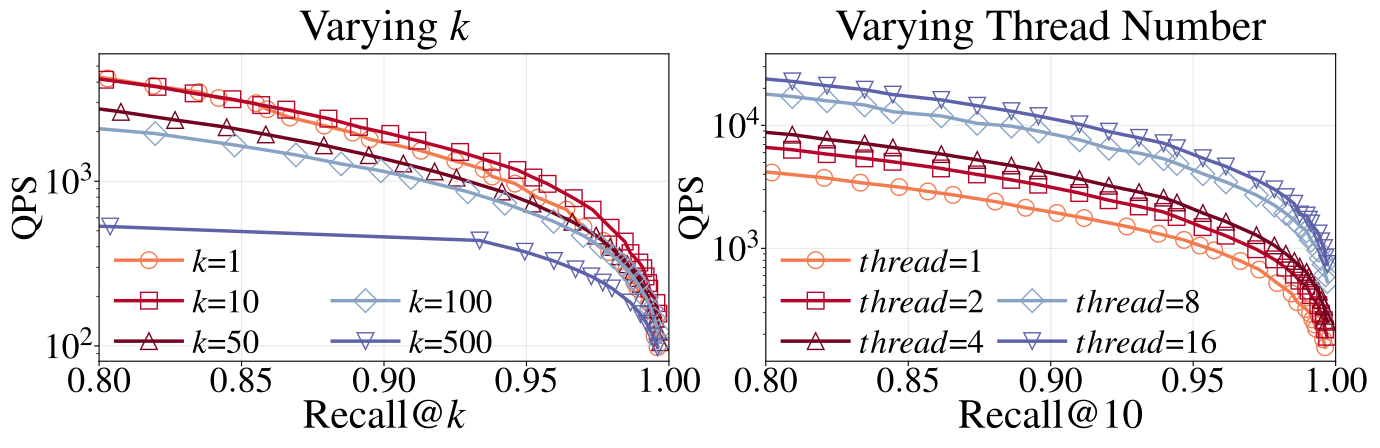

Source code (Python):
import os
import numpy as np
import matplotlib.pyplot as plt
import re

plt.rcParams["font.family"] = "serif"
plt.rcParams["font.serif"] = ["Times"]
plt.rcParams["text.usetex"] = True

# Color palette (matching plot_ivf_budget.py style)
colors = {
    "k1": "#f27b50",
    "k10": "#b6042a",
    "k50": "#730220",
    "k100": "#88a2c4",
    "k500": "#5e62a9",
    "thread1": "#f27b50",
    "thread2": "#b6042a",
    "thread4": "#730220",
    "thread8": "#88a2c4",
    "thread16": "#5e62a9"
}

markers = {
    "k1": "o",
    "k10": "s",
    "k50": "^",
    "k100": "D",
    "k500": "v",
    "thread1": "o",
    "thread2": "s",
    "thread4": "^",
    "thread8": "D",
    "thread16": "v"
}

# Parameter display names
k_params = ["k1", "k10", "k50", "k100", "k500"]
thread_params = ["thread1", "thread2", "thread4", "thread8", "thread16"]

def extract_param_value(filename, param_type):
    """Extract parameter value from filename"""
    if param_type == "k":
        match = re.search(r'k(\d+)', filename)
        if match:
            return f"k{match.group(1)}"
    elif param_type == "thread":
        match = re.search(r'thread(\d+)', filename)
        if match:
            return f"thread{match.group(1)}"
    return None

def load_data(directory, scenario, param_type):
    """
    Load QPS vs Recall data for all parameter values
    Returns dict: {param_value: (recall_array, qps_array)}
    """
    data = {}
    
    # Find all matching files for this scenario and param_type
    if not os.path.exists(directory):
        print(f"Directory not found: {directory}")
        return data
    
    for filename in os.listdir(directory):
        if not filename.startswith("poindex_minhash_") or not filename.endswith(".csv"):
            continue
        
        # Check if it matches the scenario
        if f"_{scenario}_" not in filename:
            continue
        
        # Extract parameter value
        param = extract_param_value(filename, param_type)
        if param is None:
            continue
        
        file_path = os.path.join(directory, filename)
        
        try:
            with open(file_path, 'r') as f:
                lines = f.readlines()
            
            # Find header line
            header_idx = -1
            for i, line in enumerate(lines):
                if 'ef' in line and 'recall' in line and 'qps' in line:
                    header_idx = i
                    break
            
            # Parse data
            if header_idx >= 0:
                data_lines = lines[header_idx + 1:]
            else:
                data_lines = lines
            
            data_text = '\n'.join([line.strip() for line in data_lines if line.strip()])
            parsed_data = np.genfromtxt(data_text.split('\n'), delimiter=',', skip_header=0)
            
            if parsed_data.size == 0:
                continue
            
            if parsed_data.ndim == 1:
                parsed_data = parsed_data.reshape(1, -1)
            
            # Columns: ef, recall, qps, dist_comp, hops
            recall = parsed_data[:, 1]
            qps = parsed_data[:, 2]
            
            # Sort by recall
            sort_idx = np.argsort(recall)
            recall = recall[sort_idx]
            qps = qps[sort_idx]
            
            data[param] = (recall, qps)
        
        except Exception as e:
            print(f"Error loading {file_path}: {e}")
            continue
    
    return data

def plot_scenario(ax, directory, scenario, param_type, params):
    """Plot QPS vs Recall for one scenario and parameter type"""
    
    data = load_data(directory, scenario, param_type)
    
    if not data:
        print(f"No data found for {scenario} with param_type {param_type}")
        return
    
    # Plot curves for each parameter value
    for param in params:
        if param in data:
            recall, qps = data[param]
            
            # Extract numeric value for label
            if param_type == "k":
                label_val = param.replace("k", "")
            else:  # thread
                label_val = param.replace("thread", "")
            
            ax.plot(recall, qps,
                   color=colors[param],
                   marker=markers[param],
                   linestyle='-',
                   linewidth=2.5,
                   markersize=12,
                   markerfacecolor="none",
                   label=f"${param_type}$={label_val}")
    
    ax.set_xlabel("Recall", fontsize=26, labelpad=0)
    ax.set_ylabel("QPS", fontsize=26, labelpad=0)
    ax.tick_params(axis='both', labelsize=26, pad=1)
    ax.grid(True, alpha=0.3)
    ax.set_yscale("log")
    ax.set_xlim(0.8, 1.0)
    
    # Legend in two bottom-aligned columns: first column (3 items), second column (2 items)
    handles, labels = ax.get_legend_handles_labels()
    if len(handles) >= 5:
        # First column: 3 legends
        leg1 = ax.legend(handles[:3], labels[:3], fontsize=24, loc="lower left",
                         frameon=False, bbox_to_anchor=(0, -0.05), borderaxespad=0.1, labelspacing=0.3, handletextpad=0.3)
        ax.add_artist(leg1)
        # Second column: 2 legends, bottom-aligned via same 'lower left' with x offset
        ax.legend(handles[3:], labels[3:], fontsize=24, loc="lower left",
                  frameon=False, bbox_to_anchor=(0.38, -0.05), borderaxespad=0.1,
                  labelspacing=0.3, handletextpad=0.3)
    else:
        # Fallback: single legend
        ax.legend(fontsize=24, loc="lower left", frameon=False)

def main():
    # Create 1×2 subplot figure with reduced height
    fig = plt.figure(figsize=(16, 3.8))
    gs = fig.add_gridspec(1, 2, hspace=0.2, wspace=0.17, top=0.92)
    
    # Subplot 0: Varying k (LAION dataset, containment scenario)
    ax0 = fig.add_subplot(gs[0, 0])
    plot_scenario(ax0, "/root/work/lssg/example/plot/hyperparam/LAION/k", 
                 "containment", "k", k_params)
    # X label: Recall@$k$
    ax0.set_xlabel(r"Recall@$k$", fontsize=30)
    
    # Subplot 1: Varying thread number (LAION dataset, containment scenario)
    ax1 = fig.add_subplot(gs[0, 1])
    plot_scenario(ax1, "/root/work/lssg/example/plot/hyperparam/LAION/thread",
                 "containment", "thread", thread_params)
    # X label: Recall@10
    ax1.set_xlabel("Recall@10", fontsize=30)
    
    # Remove titles as requested (ensure none set)
    ax0.set_title("Varying $k$", fontsize=32,pad=10)
    ax1.set_title("Varying Thread Number", fontsize=32,pad=10)
    
    # Save figure
    output_file = "plot_k_thread_query.pdf"
    plt.savefig(output_file, dpi=300, bbox_inches='tight')
    print(f"Figure saved as {output_file}")
    plt.close()

if __name__ == "__main__":
    main()
